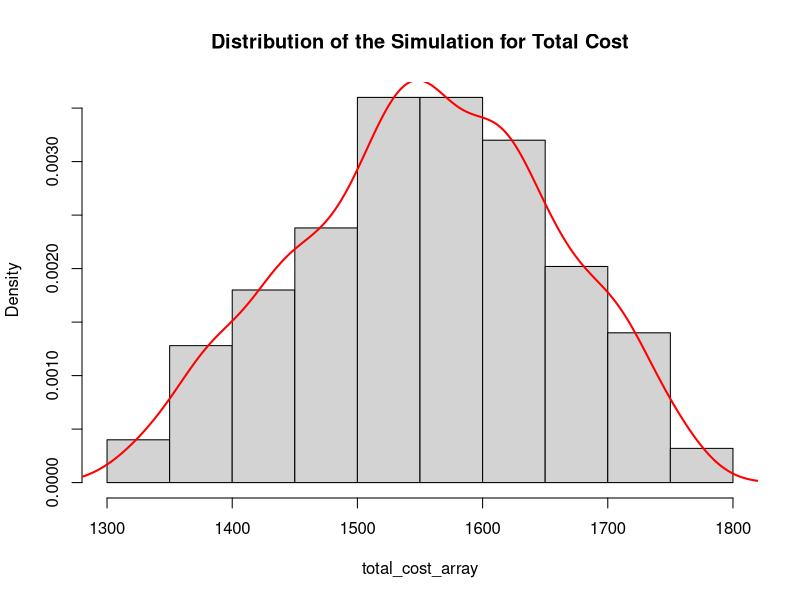
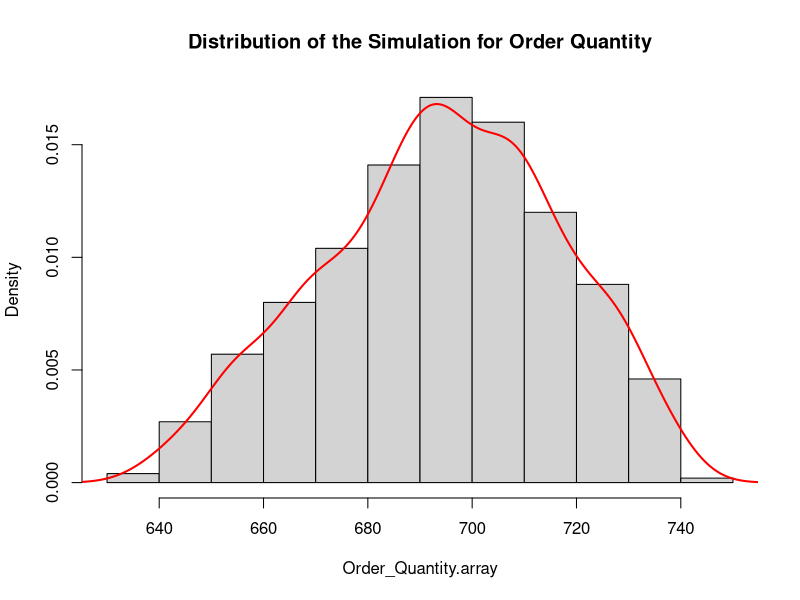
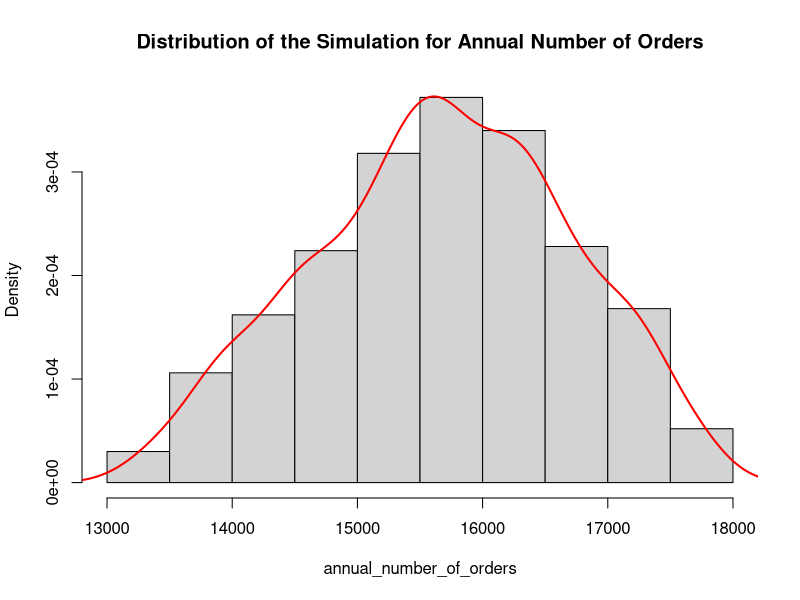

Generate these figures, in order, with R:
#Author:Shivani Adsar
#1.Given Data:
unit.cost	<- 77
#2.Uncontrollable Inputs:
order.cost<-225
#3.Decision Variable:
increase.cost.holding<- 19/100
holding.cost<- increase.cost.holding*unit.cost
holding.cost#[1] 14.63
#4.The specification of the triangular distribution:
a<-13000 #Loweer Limit
b<-18000 #Upper Limit
c<-16000 #Peak

#5.To Generate 1000 random variables
#5.1.cdf()

ptriangular<-function(x,a,b,c) 
{ KK<-(1/((b-a)*(c-a)))*(x-a)^2 
PP<-1-(1/((b-a)*(b-c)))*(b-x)^2 
prob<-ifelse(x<c,KK,PP) 
return(prob) }

#5.2.calculate the corresponding value (q) of the triangular random variable
qtriangular<-function(p,a,b,c) 
{ QQ<-a+sqrt((b-a)*(c-a)*p) 
qq<-b-sqrt((b-a)*(b-c)*(1-p)) 
q<-ifelse(p<(c-a)/(b-a),QQ,qq) 
return(q) }

#5.3.generate 1000 triangular random values according to the triangular distribution of our example: 
set.seed(1)
annual_number_of_orders<-qtriangular(runif(1000),a,b,c)

#6.Calculate the minimum total cost for each occurrence
total_cost_array<-NULL
Order_Quantity.array<-NULL
for (i in annual_number_of_orders) {

  Order_Quantity=sqrt((2*i*order.cost)/holding.cost)
  Order_Quantity.array=append(Order_Quantity.array,Order_Quantity)
  annual.order.cost=(order.cost*i)/Order_Quantity
  average_annual_demand=i/12
  holding.cost.for.i=increase.cost.holding*average_annual_demand
  total.cost=holding.cost.for.i+average_annual_demand
  total_cost_array=append(total_cost_array,total.cost)
}


total_cost_array
Order_Quantity.array
#7. Create a relative frequency histogram along with the plot of the density function of the simulated values: 
hist(total_cost_array,freq=F,main="Distribution of the Simulation for Total Cost") 
lines(density(total_cost_array),lwd=2,col="red")
hist(Order_Quantity.array,freq=F,main="Distribution of the Simulation for Order Quantity") 
lines(density(Order_Quantity.array),lwd=2,col="red")
hist(annual_number_of_orders,freq=F,main="Distribution of the Simulation for Annual Number of Orders") 
lines(density(annual_number_of_orders),lwd=2,col="red")
#-----------------------------------------------------------------------------------------#

